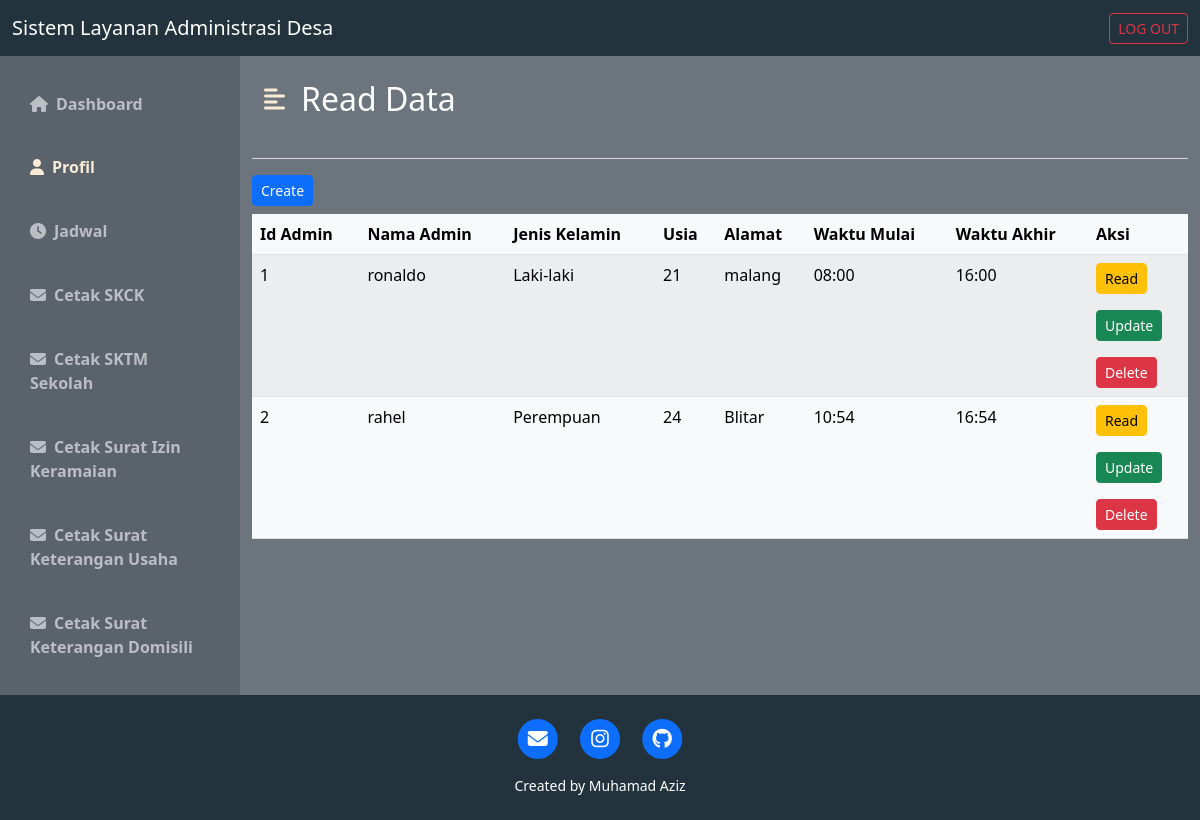
The app's page /adminprofil.php with its own data.
### tables this page shows
CREATE TABLE IF NOT EXISTS `adminprofil` (
  `id_admin` int(11) NOT NULL AUTO_INCREMENT,
  `id` int(11) DEFAULT '0',
  `id_jadwal` int(11) DEFAULT '0',
  `jenis` varchar(50) DEFAULT NULL,
  `usia` varchar(50) DEFAULT NULL,
  `alamat` varchar(50) DEFAULT NULL,
  PRIMARY KEY (`id_admin`),
  KEY `FK__user` (`id`),
  KEY `FK_adminprofil_jadwal` (`id_jadwal`),
  CONSTRAINT `FK__user` FOREIGN KEY (`id`) REFERENCES `user` (`id`),
  CONSTRAINT `FK_adminprofil_jadwal` FOREIGN KEY (`id_jadwal`) REFERENCES `jadwal` (`id_jadwal`)
);

CREATE TABLE IF NOT EXISTS `user` (
  `id` int(11) NOT NULL AUTO_INCREMENT,
  `nama` varchar(255) NOT NULL,
  `username` varchar(255) NOT NULL,
  `password` varchar(255) NOT NULL,
  `level` varchar(20) NOT NULL,
  PRIMARY KEY (`id`)
);

CREATE TABLE IF NOT EXISTS `jadwal` (
  `id_jadwal` int(11) NOT NULL AUTO_INCREMENT,
  `waktu_mulai` varchar(50) DEFAULT NULL,
  `waktu_akhir` varchar(50) DEFAULT NULL,
  PRIMARY KEY (`id_jadwal`)
);

### adminprofil.php (the view, shortened to what this page needs)
<!DOCTYPE html>
<html lang="en">
<head>
    <link href="https://cdn.jsdelivr.net/npm/bootstrap@5.2.0-beta1/dist/css/bootstrap.min.css" rel="stylesheet">
    <link rel="stylesheet" href="https://cdnjs.cloudflare.com/ajax/libs/font-awesome/6.1.1/css/all.min.css" />
    <link rel="stylesheet" href="css/style_dashboard.css">
</head>
<body>
    <?php
    include "koneksi.php";
    ?>
    <nav class="navbar navbar-dark" style="background-color: #22333E;">
        <div class="container-fluid">
            <a class="navbar-brand">Sistem Layanan Administrasi Desa</a>
            <form class="d-flex" role="search">
                <a href="logout.php" class="btn btn-outline-danger btn-sm" role="button">LOG OUT</a>
            </form>
        </div>
    </nav>
    <div class="d-flex bg-secondary text-white" id="wrapper">
        <div class="" id="sidebar-wrapper" style="background-color: #5a636b;">
            <div class="list-group list-group-flush my-3">
                <a href="admin.php" class="list-group-item list-group-item-action bg-transparent second-text fw-bold"><i class="fas fa-home me-2"></i>Dashboard</a>
                <a href="adminprofil.php" class="list-group-item list-group-item-action bg-transparent second-text fw-bold active"><i class="fas fa-user me-2"></i>Profil</a>
                <a href="adminjadwal.php" class="list-group-item list-group-item-action bg-transparent second-text fw-bold"><i class="fas fa-clock me-2"></i>Jadwal</a>
                <a href="admincetakskck.php" class="list-group-item list-group-item-action bg-transparent second-text fw-bold"><i class="fas fa-envelope me-2"></i>Cetak SKCK</a>
                <a href="admincetaksktm.php" class="list-group-item list-group-item-action bg-transparent second-text fw-bold"><i class="fas fa-envelope me-2"></i>Cetak SKTM Sekolah</a>
                <a href="admincetaksik.php" class="list-group-item list-group-item-action bg-transparent second-text fw-bold"><i class="fas fa-envelope me-2"></i>Cetak Surat Izin Keramaian</a>
                <a href="admincetakusaha.php" class="list-group-item list-group-item-action bg-transparent second-text fw-bold"><i class="fas fa-envelope me-2"></i>Cetak Surat Keterangan Usaha</a>
                <a href="admincetakskd.php" class="list-group-item list-group-item-action bg-transparent second-text fw-bold"><i class="fas fa-envelope me-2"></i>Cetak Surat Keterangan Domisili</a>
            </div>
        </div>
            <div id="page-content-wrapper">
            <nav class="navbar navbar-expand-lg navbar-light bg-transparent py-4 px-4">
                <div class="d-flex align-items-center">
                    <i class="fas fa-align-left primary-text fs-4 me-3" id="menu-toggle"></i>
                    <h2 class="fs-2 m-0">Read Data</h2>
                </div>
            </nav>
            <div class="container-sm">
                <hr class="border-light border-2 opacity-75">
                <a class="btn btn-primary mb-2 btn-sm" href="adminprofiltambah.php" role="button">Create</a>
                <table class="table table-light table-striped rounded table-hover">
                    <thead>
                        <tr>
                            <th scope="col">Id Admin</th>
                            <th scope="col">Nama Admin</th>
                            <th scope="col">Jenis Kelamin</th>
                            <th scope="col">Usia</th>
                            <th scope="col">Alamat</th>
                            <th scope="col">Waktu Mulai</th>
                            <th scope="col">Waktu Akhir</th>
                            <th scope="col" width="100">Aksi</th>
                        </tr>
                    </thead>
                    <tbody>
                    <?php
                    $query = "SELECT * FROM adminprofil
                    INNER JOIN user ON adminprofil.id = user.id
                    INNER JOIN jadwal ON adminprofil.id_jadwal = jadwal.id_jadwal";
                    $query_run = mysqli_query($conn, $query);
                    if(mysqli_num_rows($query_run) > 0)
                    {
                        foreach($query_run as $admin)
                        {?>
                            <tr>
                                <td><?php echo $admin['id_admin'] ?></td>
                                <td><?php echo $admin['nama'] ?></td>
                                <td><?php echo $admin['jenis'] ?></td>
                                <td><?php echo $admin['usia'] ?></td>
                                <td><?php echo $admin['alamat'] ?></td>
                                <td><?php echo $admin['waktu_mulai'] ?></td>
                                <td><?php echo $admin['waktu_akhir'] ?></td>
                                <td>
                                    <form action="adminprofilread.php?id_admin= <?php echo $admin['id_admin'] ?>" method="post">
                                        <input class="btn btn-warning btn-sm"  type="submit" value="Read">
                                    </form>
                                    <form action="adminprofiledit.php?id_admin= <?php echo $admin['id_admin'] ?>" method="post">
                                        <input class="btn btn-success btn-sm" type="submit" value="Update">
                                    </form>
                                    <form action="adminprofilhapus.php" method="POST" class="d-inline">
                                    <button type="submit" name="hapus" value="<?=$admin['id_admin'];?>" class="btn btn-danger btn-sm" onClick="return confirm('Apakah Anda ingin menghapus Profil?')">Delete</button>
                                    </form>
                                </td>
                            </tr>
                            <?php
                                        }
                                    }
                                    else
                                    {
                                        echo "<h5> No Record Found </h5>";
                                    }
                                ?>
                    </tbody>
                </table>
            </div>
        </div>
    </div>
    <footer class="text-center text-white p-4" style="background-color: #22333E;">
        <div class="row gx-4 gx-lg-5 justify-content-center">
            <div class="col-md-10 col-lg-8 col-xl-7">
            <ul class="list-inline text-center">
                    <li class="list-inline-item">
                        <a href="mailto:muhamadaziz564@gmail.com">
                            <span class="fa-stack fa-lg">
                                <i class="fas fa-circle fa-stack-2x"></i>
                                <i class="fas fa-envelope fa-stack-1x fa-inverse"></i>
                            </span>
                        </a>
                    </li>
                    <li class="list-inline-item">
                        <a href="https://www.instagram.com/az_muhamad07/">
                            <span class="fa-stack fa-lg">
                                <i class="fas fa-circle fa-stack-2x"></i>
                                <i class="fab fa-instagram fa-stack-1x fa-inverse"></i>
                            </span>
                        </a>
                    </li>
                    <li class="list-inline-item">
                        <a href="https://github.com/aziz4678">
                            <span class="fa-stack fa-lg">
                                <i class="fas fa-circle fa-stack-2x"></i>
                                <i class="fab fa-github fa-stack-1x fa-inverse"></i>
                            </span>
                        </a>
                    </li>
                </ul>
                <div class="small text-center">Created by Muhamad Aziz</div>
            </div>
        </div>
    </footer>
</body>
</html>

### css/style_dashboard.css (style rules this page uses)
:root { --main-text-color: antiquewhite; --second-text-color: #bbbec5; --second-bg-color: #c1efde; }
.primary-text { color: var(--main-text-color); }
.second-text { color: var(--second-text-color); }
#wrapper { overflow-x: hidden; }
#sidebar-wrapper { min-height: 78vh; margin-left: -15rem; -webkit-transition: margin 0.25s ease-out; -moz-transition: margin 0.25s ease-out; -o-transition: margin 0.25s ease-out; transition: margin 0.25s ease-out; }
#sidebar-wrapper .list-group { width: 15rem; }
#page-content-wrapper { min-width: 100vw; }
#menu-toggle { cursor: pointer; }
.list-group-item { border: none; padding: 20px 30px; }
.list-group-item.active { background-color: transparent; color: var(--main-text-color); font-weight: bold; border: none; }
@media (min-width: 768px) { #sidebar-wrapper { margin-left: 0; } }
@media (min-width: 768px) { #page-content-wrapper { min-width: 0; width: 100%; } }

### records on screen
adminprofil: id_admin "1", id.nama "ronaldo", jenis "Laki-laki", usia "21", alamat "malang", id_jadwal.waktu_mulai "08:00", id_jadwal.waktu_akhir "16:00"
adminprofil: id_admin "2", id.nama "rahel", jenis "Perempuan", usia "24", alamat "Blitar", id_jadwal.waktu_mulai "10:54", id_jadwal.waktu_akhir "16:54"
